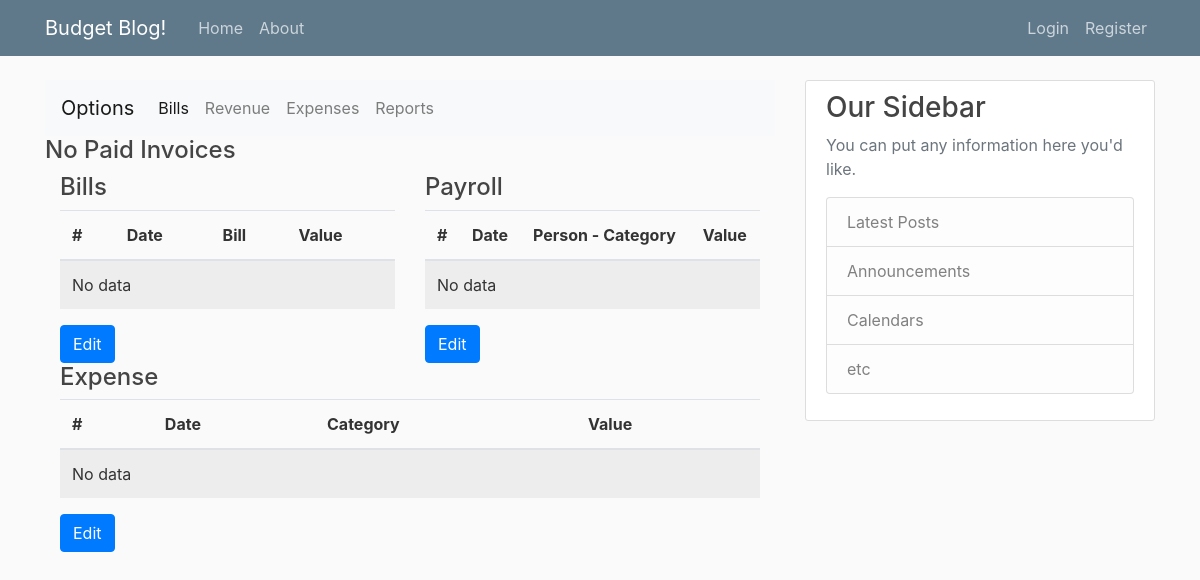
Page /budget/ on the earlier database version.
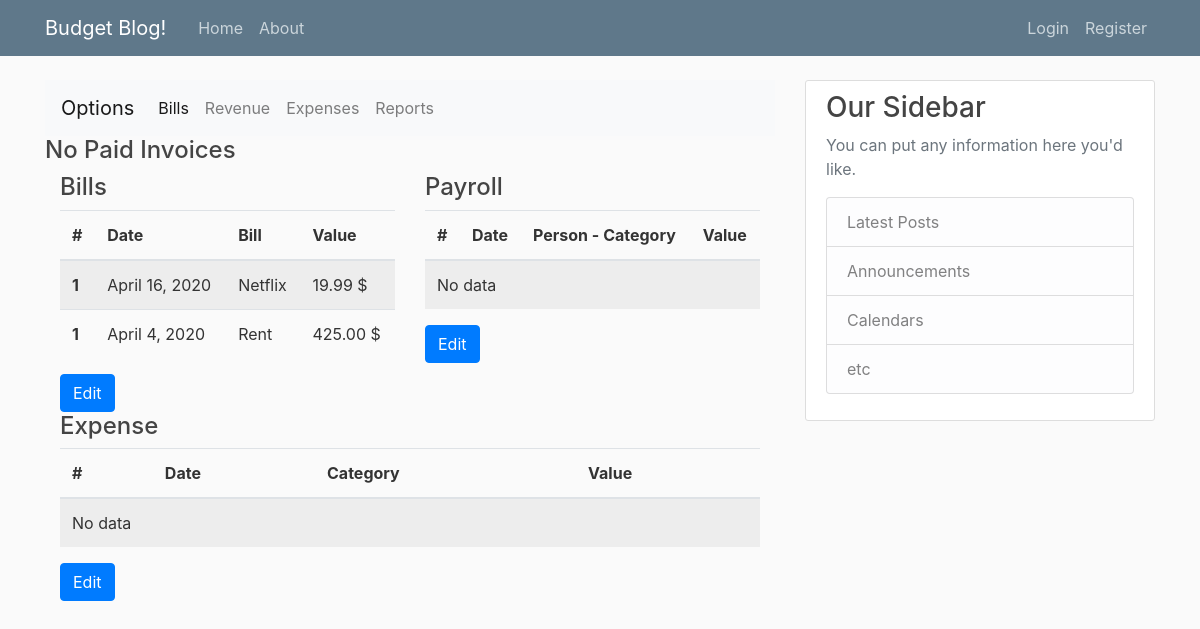
Same page on the later database version.
### blog/models.py (models this page shows, shortened)
class DefaultExpenseModel(models.Model):
    title = models.CharField(max_length=100, blank=True, null=True)
    date_expired = models.DateField()
    final_value = models.DecimalField(default=0, decimal_places=2, max_digits=20)
    paid_value = models.DecimalField(default=0, decimal_places=2, max_digits=20)
    is_paid = models.BooleanField(default=False)
    payment_method = models.ForeignKey(PaymentMethod, null=True, on_delete=models.SET_NULL)
    objects = models.Manager()
    my_query = GeneralManager()
    class Meta:
        abstract = True
    def tag_final_value(self):
        return f'{self.final_value} {CURRENCY}'
    tag_final_value.short_description = 'Value'
    def tag_is_paid(self):
        return 'Is Paid' if self.is_paid else 'Not Paid'
    tag_is_paid.short_description = 'Paid'

class Bill(DefaultExpenseModel):
    category = models.ForeignKey(BillCategory, null=True, on_delete=models.SET_NULL, related_name='bills')
    class Meta:
        verbose_name_plural = '2. Bills'
        ordering = ['-date_expired']

class BillCategory(models.Model):
    title = models.CharField(unique=True, max_length=150)
    balance = models.DecimalField(default=0, max_digits=20, decimal_places=2)
    class Meta:
        verbose_name_plural = '1. Bill Category'
    def __str__(self):
        return self.title
    def tag_balance(self):
        return f'{self.balance} {CURRENCY}'
    tag_balance.short_description = 'Value'

### blog/views.py (the view)
# urls.py: path('budget/', BudgetView.as_view(), name='budget_view'),
class BudgetView(TemplateView):
    template_name = 'blog/budget_view.html'
    def get_context_data(self, **kwargs):
        context = super(BudgetView, self).get_context_data(**kwargs)
        bills = Bill.my_query.get_queryset().unpaid()[:10]
        payrolls = Payroll.my_query.get_queryset().unpaid()[:10]
        expenses = GenericExpense.my_query.get_queryset().unpaid()[:10]
        context.update({'bills': bills,
                        'payroll': payrolls,
                        'expenses': expenses
                        })
        return context

### blog/managers.py (called while the page is built)
    def unpaid(self):
        return self.filter(is_paid=False)

    def get_queryset(self):
        return GenericQuerySet(self.model, using=self._db)

### blog/templates/blog/budget_view.html (shortened to what the changed rows need)
{% extends "blog/base.html"%}
{% block content %}
<body>
</body>
<div class="container-fluid">
    {% block container %}
        <div class="row">
            <div class="col">
                <table class="table table-striped">
                    <thead>
                    <tr>
                        <th scope="col">#</th>
                        <th scope="col">Date</th>
                        <th scope="col">Bill</th>
                        <th scope="col">Value</th>
                    </tr>
                  </thead>
                  <tbody>
                  {% for bill in bills %}
                      <tr>
                          <th scope="row">1</th>
                          <td>{{ bill.date_expired|date }}</td>
                          <td>{{ bill.category }}</td>
                          <td>{{ bill.tag_final_value }}</td>
                      </tr>
                  {% empty %}
                      <tr>
                          <td colspan="4">No data</td>
                      </tr>
                    {% endfor %}
                  </tbody>
                </table>
            </div>
            <div class="col">
                <table class="table table-striped">
                    <thead>
                        <tr>
                            <th scope="col">#</th>
                            <th scope="col">Date</th>
                            <th scope="col">Person - Category</th>
                            <th scope="col">Value</th>
                        </tr>
                    </thead>
                </table>
            </div>
            <div class="col">
                <table class="table table-striped">
                    <thead>
                        <tr>
                            <th scope="col">#</th>
                            <th scope="col">Date</th>
                            <th scope="col">Category</th>
                            <th scope="col">Value</th>
                        </tr>
                    </thead>
                </table>
            </div>
        </div>
      {% endblock %}
  </div>
  </body>
{% endblock content %}

Differences in the rows shown:
added Bill: date_expired "April 16, 2020", category "Netflix", tag_final_value "19.99 $"
added Bill: date_expired "April 4, 2020", category "Rent", tag_final_value "425.00 $"
Other differences:
text no longer shown: "No data"
